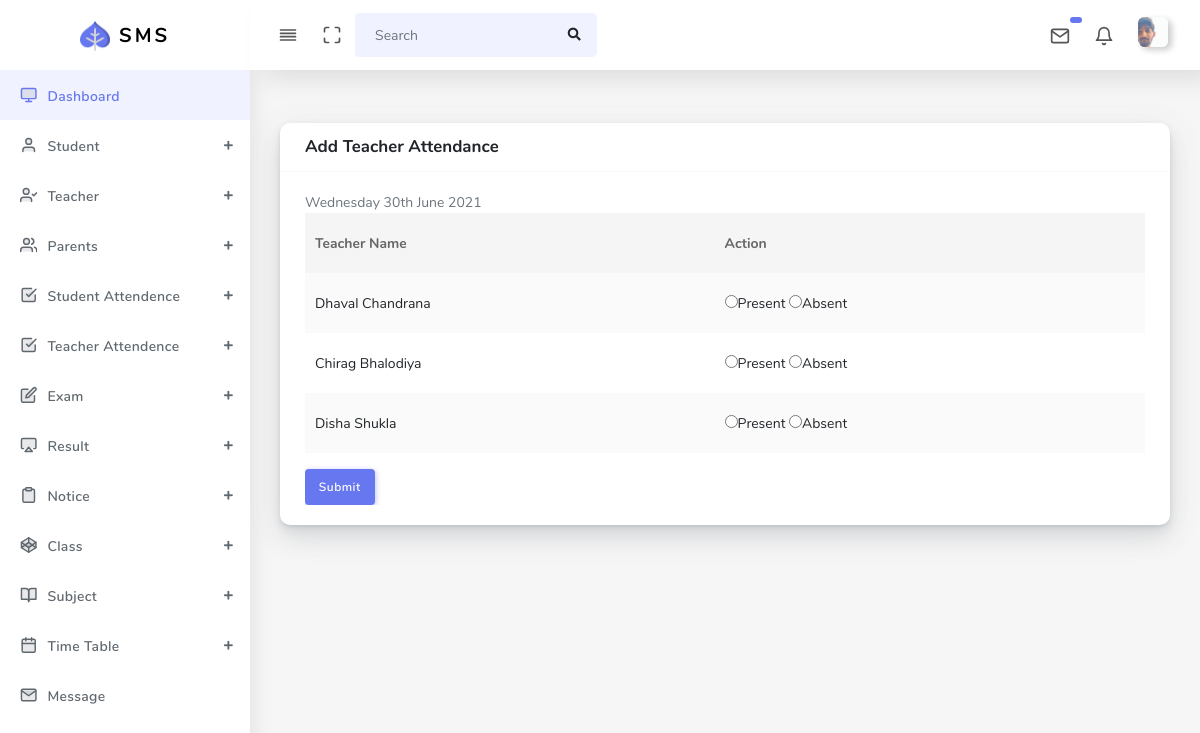
Screenshot of /Admin/add_attendance_teacher_admin.php (signed in) with the database file from the repository.
### tables this page shows
CREATE TABLE `teacher` (
  `teacher_id` int(11) NOT NULL,
  `t_f_name` varchar(255) NOT NULL,
  `t_l_name` varchar(255) NOT NULL,
  `address_t` varchar(255) NOT NULL,
  `phone_t` varchar(255) NOT NULL,
  `e_mail_t` varchar(255) NOT NULL,
  `gender_t` varchar(255) NOT NULL,
  `qualification_t` varchar(255) NOT NULL,
  `experience_t` varchar(255) NOT NULL,
  `dob_t` varchar(255) NOT NULL,
  `age_t` varchar(255) NOT NULL,
  `password_t` varchar(255) NOT NULL,
  `religion_t` varchar(255) NOT NULL,
  `profile_photo_t` varchar(255) NOT NULL,
  `subject_id` int(11) NOT NULL
);

### Admin/add_attendance_teacher_admin.php (the view, shortened to what this page needs)
<!DOCTYPE html>
<html lang="en">
<head>
  <link rel="stylesheet" href="assets/css/app.min.css">
  <link rel="stylesheet" href="assets/bundles/datatables/datatables.min.css">
  <link rel="stylesheet" href="assets/bundles/datatables/DataTables-1.10.16/css/dataTables.bootstrap4.min.css">
  <link rel="stylesheet" href="assets/css/style.css">
  <link rel="stylesheet" href="assets/css/components.css">
  <link rel="stylesheet" href="assets/css/custom.css">
</head>
<body>
  <div id="app">
    <div class="main-wrapper main-wrapper-1">
      <div class="navbar-bg"></div>
        <?php include "sidebar_admin.php";?>
        <?php include "navbar_admin.php";?>
      <div class="main-content">
        <section class="section">
          <div class="section-body">
           <form action="insert_data.php" method="POST">
            <div class="row">
              <div class="col-12">
                <div class="card">
                  <div class="card-header">
                    <h4>Add Teacher Attendance</h4>
                  </div>
                  <div class="card-body">
                  <div><?php echo date("l jS  F Y");?></div>
                    <div class="table-responsive">
                      <table class="table table-striped" id="table-2">
                        <thead>
                          <tr>
                            <th>Teacher Name</th>
                            <th>Action</th>
                          </tr>
                        </thead>
                        <tbody>
                          <?php
                           include "connection.php";
                           $teacher="select * from teacher";
                           $result=mysqli_query($conn,$teacher);
                           $counter=0;
                           while($row=mysqli_fetch_array($result)){
                          ?>
                          <tr>
                            <td><input type="hidden" value="<?php echo $row['teacher_id'];?>" name="teacher_name[]">
                            <?php echo $row['t_f_name']." ".$row['t_l_name'];?>
                            </td>
                            <td class="align-middle">
                            <input type="radio" name="attendance_status[<?php echo $counter;?>]" value="present" required>Present
                            <input type="radio" name="attendance_status[<?php echo $counter;?>]" value="absent" required>Absent
                            </td>
                          </tr>
                           <?php $counter++;  } ?>
                        </tbody>
                      </table>
                      <input type="submit" name="attendance" value="Submit" class="btn btn-primary mr-30">
                    </div>
                  </div>
                </div>
              </div>
            </div>
             </form>
          </div>
        </section>
        <?php include "footer_admin.php";?>

### rows the page displays
teacher: t_f_name "Dhaval", t_l_name "Chandrana"
teacher: t_f_name "Chirag", t_l_name "Bhalodiya"
teacher: t_f_name "Disha", t_l_name "Shukla"
